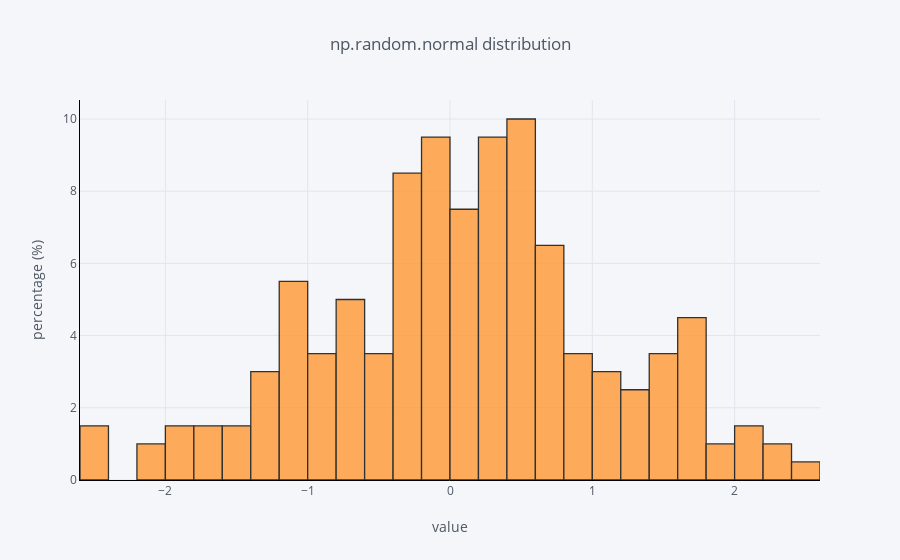

Notebook code for this chart:
### Code cell
df['value1'].iplot(
    kind='hist',
    bins=30,
    xTitle='value',
    linecolor='black',
    yTitle='percentage (%)',
    histnorm='percent',
    title='np.random.normal distribution')

### Figure 1 — Plotly figure (JSON) as saved in the notebook; plotly's stock layout.template omitted (floating-point values rounded to 4 significant figures; data arrays with more than 128 entries replaced by an {"elided": "..."} marker saying what was removed)
{"data": [{"histfunc": "count", "histnorm": "percent", "marker": {"color": "rgba(255, 153, 51, 1.0)", "line": {"color": "#000000", "width": 1.3}}, "name": "value1", "nbinsx": 30, "opacity": 0.8, "orientation": "v", "type": "histogram", "uid": "97ebc99f-996f-4008-89bb-db9cfa673878", "x": {"elided": "200 float values"}}], "layout": {"barmode": "overlay", "legend": {"bgcolor": "#F5F6F9", "font": {"color": "#4D5663"}}, "paper_bgcolor": "#F5F6F9", "plot_bgcolor": "#F5F6F9", "title": {"font": {"color": "#4D5663"}, "text": "np.random.normal distribution"}, "xaxis": {"gridcolor": "#E1E5ED", "linecolor": "black", "showgrid": true, "tickfont": {"color": "#4D5663"}, "title": {"font": {"color": "#4D5663"}, "text": "value"}, "zerolinecolor": "#E1E5ED"}, "yaxis": {"gridcolor": "#E1E5ED", "linecolor": "black", "showgrid": true, "tickfont": {"color": "#4D5663"}, "title": {"font": {"color": "#4D5663"}, "text": "percentage (%)"}, "zerolinecolor": "#E1E5ED"}}}
